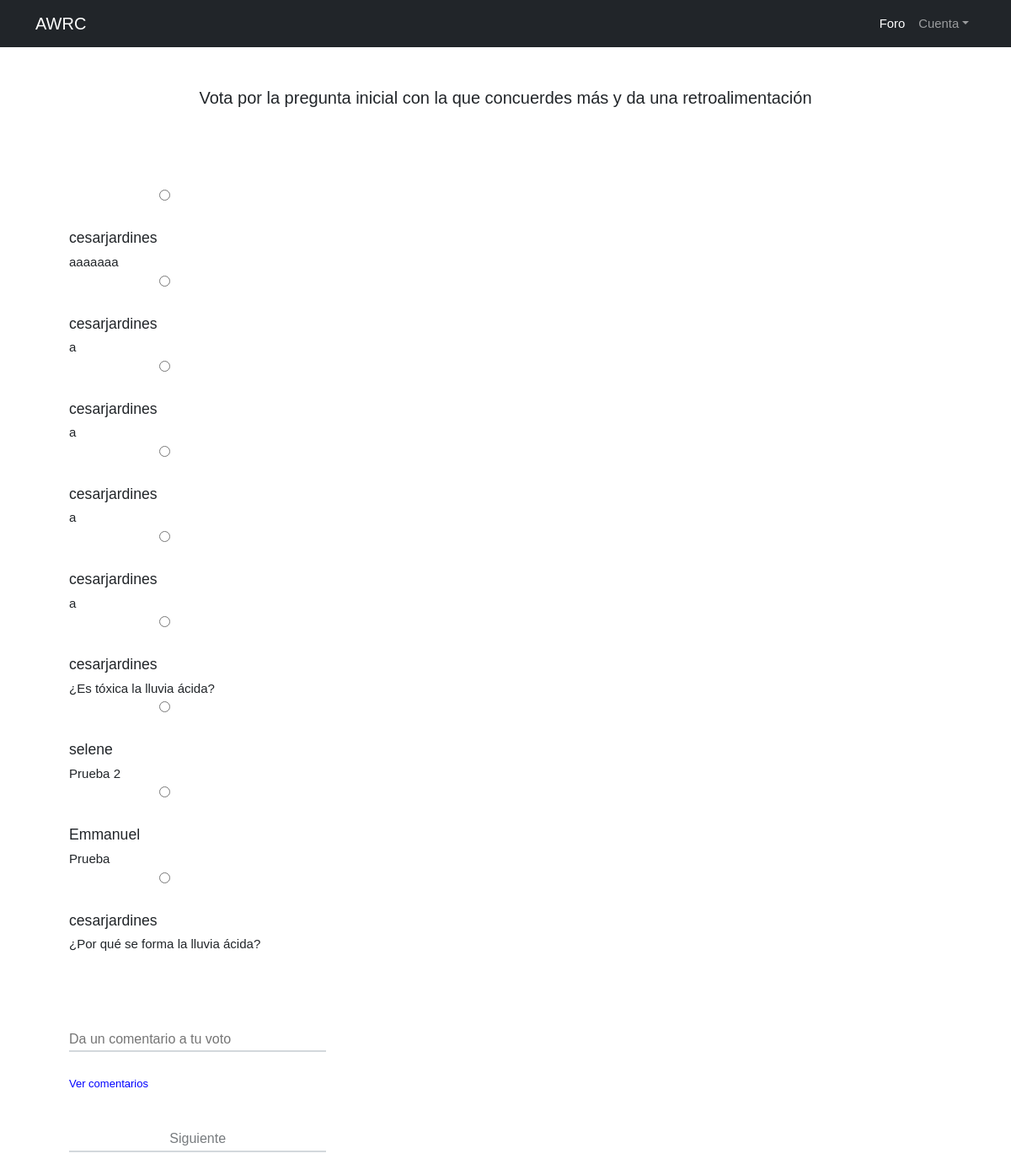
The app's page /feed/, older data.
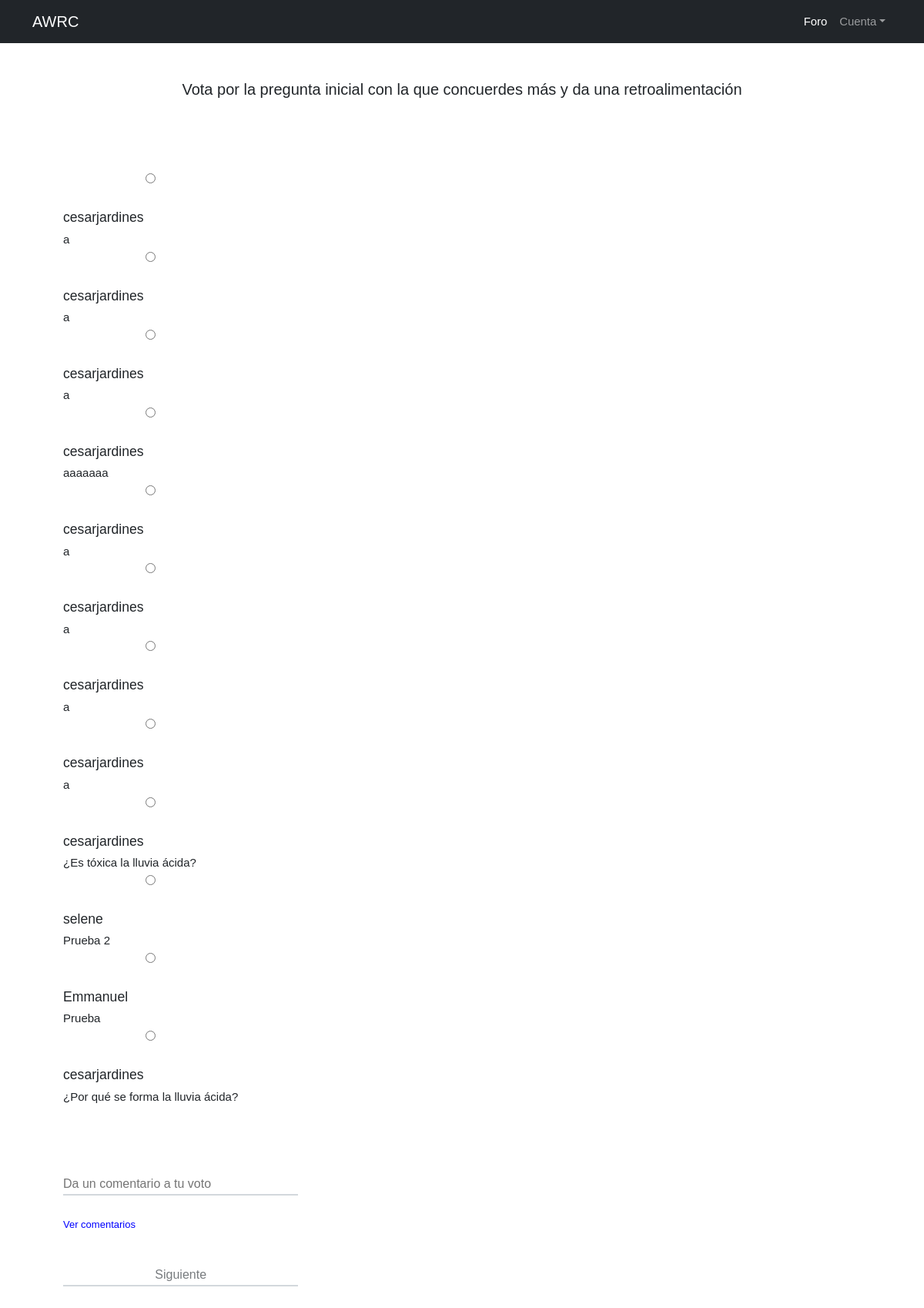
The same page, newer data.
### AMCE/models.py (models this page shows, shortened)
class Post(models.Model):
	user = models.ForeignKey(User, on_delete=models.CASCADE, related_name='post')
	timestamp = models.DateTimeField(default = timezone.now)
	content = models.TextField()
	voto = models.IntegerField(default=0)
	comentario = models.TextField(default='')
	class Meta:
		ordering = ['-timestamp']

### AMCE/views.py (the view, shortened to what this page needs)
# urls.py: path('feed/', views.feed, name = 'feed'),
def feed(request):
	posts = Post.objects.all();
	context = {'post':posts}
	a = request.POST
	return render(request, 'AMCE/feed.html', context)

### AMCE/templates/AMCE/feed.html (shortened to what this page needs)
{% extends 'AMCE/MG1.html'%}
	{% block content %}
     <div class="container">
        <div class="text-center mt-5">
                <h1>Vota por la pregunta inicial con la que concuerdes más y da una retroalimentación</h1>
            </div>
        </div>
<article>
	<div class="container-article">
		<form method="post" action="#">
			<label for="html">
				{% for post in post %}
				<tr>
					<td><input type="radio" id="inicia" value="{{post.user_id}}" name="preguntaInicial" numero="{{post.user_id}}" required> </td>
					<td>
						<div>
							<h2 class="username"><a>{{post.user.username}}</a></h2>
							<div class="post">{{post.content}}</div>
						</div>
					</td>
				</tr>
				{% endfor %}
			</label>
			<br>
			<br>
			<br>
			<br>
			<input type="text", name="comentario" placeholder="Da un comentario a tu voto" required>
			<a class="lead" ><font color="blue" size="2px" id="myBtn">Ver comentarios</font></a><br>
			<br>
			<input type="submit" value="Siguiente" id="myBtn">
		</form>
	</div>
</article>
{% endblock%}

Row changes from the older to the newer data that the page shows:
added Post: user.username "cesarjardines", content "a"
added Post: user.username "cesarjardines", content "a"
added Post: user.username "cesarjardines", content "a"
